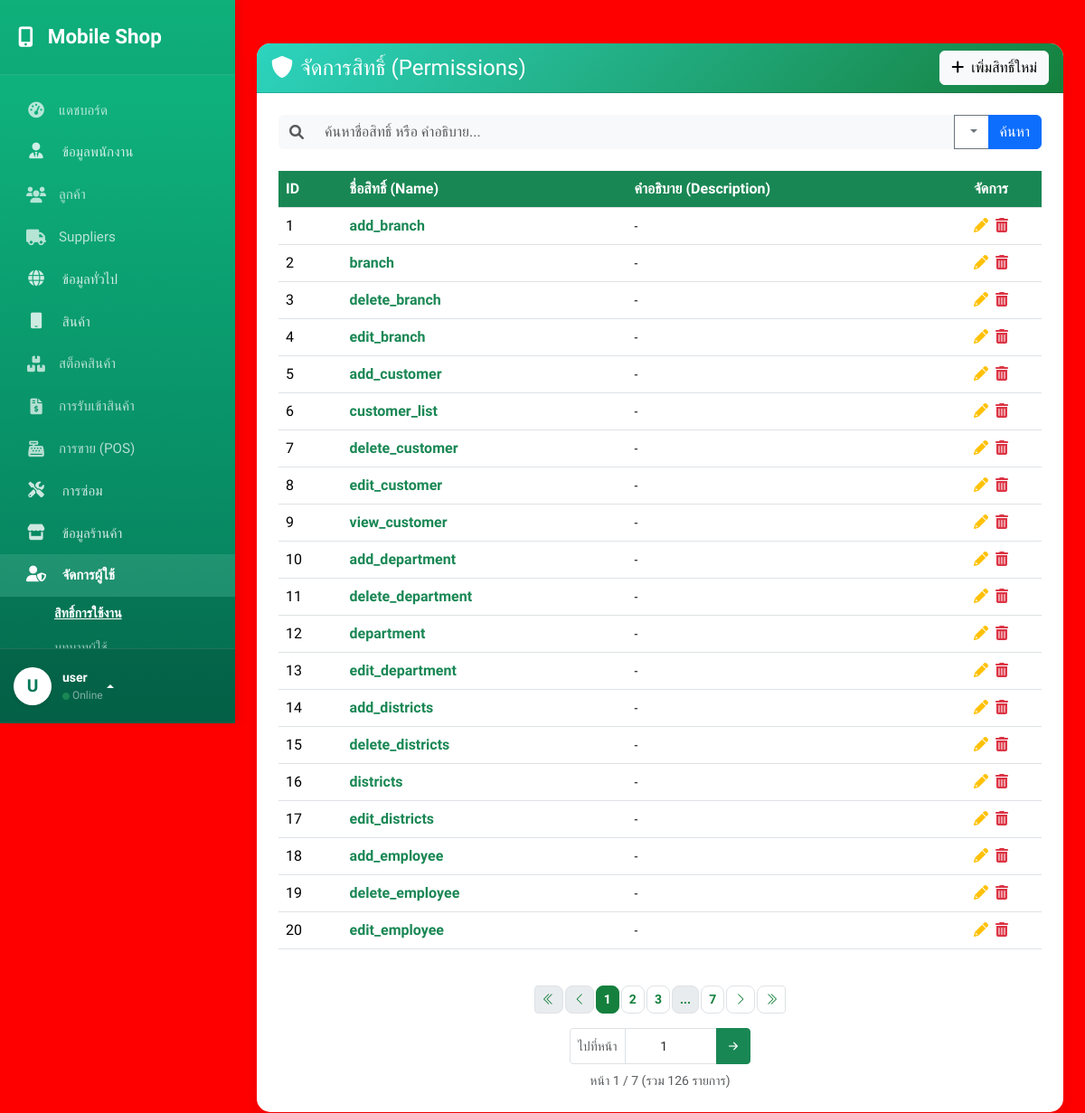
/permission/permission.php (signed in), run on the app's committed database.
### tables this page shows
CREATE TABLE `permissions` (
  `permission_id` int(3) NOT NULL,
  `permission_name` varchar(50) NOT NULL,
  `permission_desc` varchar(100) DEFAULT NULL,
  `create_at` datetime NOT NULL DEFAULT current_timestamp(),
  `update_at` datetime DEFAULT current_timestamp()
);

### permission/permission.php (the view, shortened to what this page needs)
<?php
require '../config/config.php';
$search_term = isset($_GET['search']) ? trim($_GET['search']) : '';
$items_per_page = 20;
$page = isset($_GET['page']) ? (int)$_GET['page'] : 1;
$offset = ($page - 1) * $items_per_page;
$where_clauses = [];
$bind_types = "";
$bind_values = [];
$where_sql = !empty($where_clauses) ? " WHERE " . implode(" AND ", $where_clauses) : "";
$count_sql = "SELECT COUNT(*) as total FROM permissions" . $where_sql;
$stmt_count = $conn->prepare($count_sql);
$stmt_count->execute();
$total_records = $stmt_count->get_result()->fetch_assoc()['total'];
$total_pages = ceil($total_records / $items_per_page);
$sql = "SELECT permission_id, permission_name, permission_desc, create_at, update_at
        FROM permissions " . $where_sql . "
        ORDER BY permission_id ASC LIMIT ? OFFSET ?";
$stmt = $conn->prepare($sql);
$bind_types .= "ii";
array_push($bind_values, $items_per_page, $offset);
$stmt->bind_param($bind_types, ...$bind_values);
$stmt->execute();
$result = $stmt->get_result();
$permissions = [];
while ($row = $result->fetch_assoc()) {
    $permissions[] = $row;
}
function build_query($exclude = []) {
    $params = $_GET;
    foreach ($exclude as $key) unset($params[$key]);
    return !empty($params) ? '&' . http_build_query($params) : '';
}
?>
<!DOCTYPE html>
<html lang="th">
<head>
    <link href="https://cdn.jsdelivr.net/npm/bootstrap@5.3.3/dist/css/bootstrap.min.css" rel="stylesheet">
    <link href="https://cdnjs.cloudflare.com/ajax/libs/font-awesome/6.0.0/css/all.min.css" rel="stylesheet">
    <link href="https://cdn.jsdelivr.net/npm/bootstrap-icons/font/bootstrap-icons.css" rel="stylesheet">
</head>
<body>
    <div class="d-flex" id="wrapper">
        <?php include '../global/sidebar.php'; ?>
        <div class="main-content w-100">
            <div class="container-fluid py-4">
                <div class="container-lg mt-4">
                    <div class="card">
                        <div class="card-header d-flex justify-content-between align-items-center">
                            <h4 class="mb-0 text-white"><i class="fas fa-shield-alt me-2"></i>จัดการสิทธิ์ (Permissions)</h4>
                            <a href="add_permission.php" class="btn btn-light"><i class="fas fa-plus me-2"></i>เพิ่มสิทธิ์ใหม่</a>
                        </div>
                        <div class="card-body p-4">
                            <form method="GET" action="permission.php" class="mb-4">
                                <div class="input-group">
                                    <span class="input-group-text bg-light border-0"><i class="fas fa-search text-muted"></i></span>
                                    <input type="text" class="form-control border-0 bg-light" name="search" placeholder="ค้นหาชื่อสิทธิ์ หรือ คำอธิบาย..." value="<?= htmlspecialchars($search_term) ?>">
                                    <button class="btn btn-outline-secondary dropdown-toggle" type="button" data-bs-toggle="dropdown" id="filterDropdownButton">
                                    </button>
                                    <button class="btn btn-primary" type="submit">ค้นหา</button>
                                </div>
                            </form>
                            <div class="table-responsive">
                                <table class="table table-hover align-middle">
                                    <thead>
                                        <tr>
                                            <th>ID</th>
                                            <th>ชื่อสิทธิ์ (Name)</th>
                                            <th>คำอธิบาย (Description)</th>
                                            <th class="text-center">จัดการ</th>
                                        </tr>
                                    </thead>
                                    <tbody>
                                        <?php if (count($permissions) > 0): ?>
                                            <?php foreach ($permissions as $perm): ?>
                                                <tr>
                                                    <td><?= $perm['permission_id'] ?></td>
                                                    <td class="fw-bold text-success"><?= htmlspecialchars($perm['permission_name']) ?></td>
                                                    <td class="small"><?= htmlspecialchars($perm['permission_desc'] ?? '-') ?></td>
                                                    <td class="text-center">
                                                        <div class="d-flex justify-content-center gap-2">
                                                            <a href="edit_permission.php?id=<?= $perm['permission_id'] ?>" class="text-warning"><i class="fas fa-pencil"></i></a>
                                                            <a href="delete_permission.php?id=<?= $perm['permission_id'] ?>" class="text-danger" onclick="return confirm('ยืนยันการลบสิทธิ์นี้?')"><i class="fas fa-trash-can"></i></a>
                                                        </div>
                                                    </td>
                                                </tr>
                                            <?php endforeach; ?>
                                        <?php else: ?>
                                            <tr><td colspan="4" class="text-center py-5 text-muted">ไม่พบข้อมูลสิทธิ์</td></tr>
                                        <?php endif; ?>
                                    </tbody>
                                </table>
                            </div>
                            <?php if ($total_pages > 1): ?>
                            <nav class="mt-4">
                                <ul class="pagination justify-content-center pagination-sm">
                                    <li class="page-item <?= ($page <= 1) ? 'disabled' : '' ?>">
                                        <a class="page-link" href="?page=1<?= build_query(['page']) ?>" title="หน้าแรกสุด"><i class="bi bi-chevron-double-left"></i></a>
                                    </li>
                                    <li class="page-item <?= ($page <= 1) ? 'disabled' : '' ?>">
                                        <a class="page-link" href="?page=<?= $page - 1 ?><?= build_query(['page']) ?>" title="ย้อนกลับ"><i class="bi bi-chevron-left"></i></a>
                                    </li>
                                    <?php
                                    $range = 2;
                                    for ($i = 1; $i <= $total_pages; $i++):
                                        if ($i == 1 || $i == $total_pages || ($i >= $page - $range && $i <= $page + $range)):
                                    ?>
                                        <li class="page-item <?= ($page == $i) ? 'active' : '' ?>">
                                            <a class="page-link" href="?page=<?= $i ?><?= build_query(['page']) ?>"><?= $i ?></a>
                                        </li>
                                    <?php
                                        elseif (($i == $page - $range - 1) || ($i == $page + $range + 1)):
                                            echo '<li class="page-item disabled"><span class="page-link">...</span></li>';
                                        endif;
                                    endfor;
                                    ?>
                                    <li class="page-item <?= ($page >= $total_pages) ? 'disabled' : '' ?>">
                                        <a class="page-link" href="?page=<?= $page + 1 ?><?= build_query(['page']) ?>" title="ถัดไป"><i class="bi bi-chevron-right"></i></a>
                                    </li>
                                    <li class="page-item <?= ($page >= $total_pages) ? 'disabled' : '' ?>">
                                        <a class="page-link" href="?page=<?= $total_pages ?><?= build_query(['page']) ?>" title="หน้าสุดท้าย"><i class="bi bi-chevron-double-right"></i></a>
                                    </li>
                                </ul>
                            </nav>
                            <div class="d-flex justify-content-center mt-3">
                                <div class="input-group input-group-sm" style="max-width: 200px;">
                                    <span class="input-group-text bg-white text-muted">ไปที่หน้า</span>
                                    <input type="number" id="jumpPageInput" class="form-control text-center" min="1" max="<?= $total_pages ?>" value="<?= $page ?>">
                                    <button class="btn btn-success" type="button" id="btnJumpPage"><i class="bi bi-arrow-right-short fs-5"></i></button>
                                </div>
                            </div>
                            <div class="text-center small text-muted mt-2">หน้า <?= $page ?> / <?= $total_pages ?> (รวม <?= number_format($total_records) ?> รายการ)</div>
                            <?php endif; ?>
                        </div>
                    </div>
                </div>
            </div>
        </div>
    </div>
</body>
</html>

### data on the page
permissions: permission_id "1", permission_name "add_branch", permission_desc "-"
permissions: permission_id "2", permission_name "branch", permission_desc "-"
permissions: permission_id "3", permission_name "delete_branch", permission_desc "-"
permissions: permission_id "4", permission_name "edit_branch", permission_desc "-"
permissions: permission_id "5", permission_name "add_customer", permission_desc "-"
permissions: permission_id "6", permission_name "customer_list", permission_desc "-"
permissions: permission_id "7", permission_name "delete_customer", permission_desc "-"
permissions: permission_id "8", permission_name "edit_customer", permission_desc "-"
permissions: permission_id "9", permission_name "view_customer", permission_desc "-"
permissions: permission_id "10", permission_name "add_department", permission_desc "-"
permissions: permission_id "11", permission_name "delete_department", permission_desc "-"
permissions: permission_id "12", permission_name "department", permission_desc "-"
permissions: permission_id "13", permission_name "edit_department", permission_desc "-"
permissions: permission_id "14", permission_name "add_districts", permission_desc "-"
permissions: permission_id "15", permission_name "delete_districts", permission_desc "-"
permissions: permission_id "16", permission_name "districts", permission_desc "-"
permissions: permission_id "17", permission_name "edit_districts", permission_desc "-"
permissions: permission_id "18", permission_name "add_employee", permission_desc "-"
permissions: permission_id "19", permission_name "delete_employee", permission_desc "-"
permissions: permission_id "20", permission_name "edit_employee", permission_desc "-"

### other printed values
$user_avatar_char "U"
$sidebar_username "user"
$page "1"
$total_pages "7"
$total_records "126"
